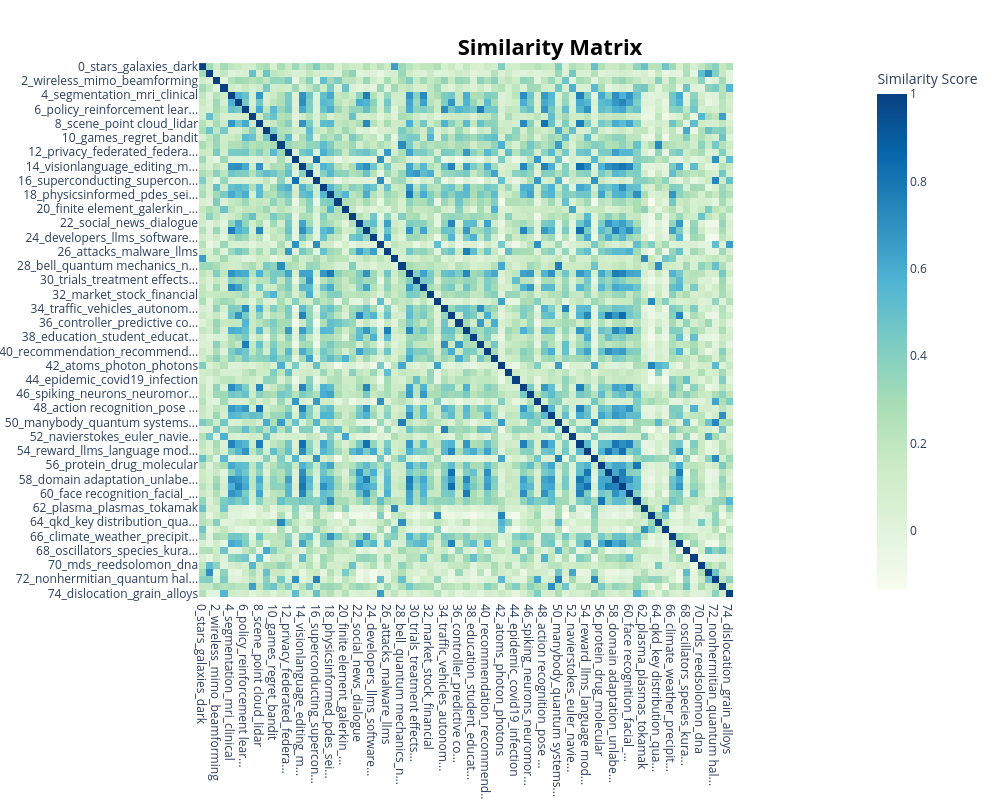

Notebook source saved alongside this figure:
### Code cell
topic_model.visualize_heatmap(width=1000, height=800)

### Figure 1 — Plotly figure (JSON) as saved in the notebook; plotly's stock layout.template omitted (floating-point values rounded to 4 significant figures; data arrays with more than 128 entries replaced by an {"elided": "..."} marker saying what was removed)
{"data": [{"coloraxis": "coloraxis", "hovertemplate": "x: %{x}<br>y: %{y}<br>Similarity Score: %{z}<extra></extra>", "name": "0", "type": "heatmap", "x": ["0_stars_galaxies_dark", "1_algebras_varieties_cohomo...", "2_wireless_mimo_beamforming", "3_particles_liquid_shear", "4_segmentation_mri_clinical", "5_speech_audio_speaker", "6_policy_reinforcement lear...", "7_vertex_coloring_subgraph", "8_scene_point cloud_lidar", "9_brownian_percolation_brow...", "10_games_regret_bandit", "11_qubits_quantum computing...", "12_privacy_federated_federa...", "13_spin_hall_magnetization", "14_visionlanguage_editing_m...", "15_estimators_posterior_non...", "16_superconducting_supercon...", "17_pruning_workloads_accele...", "18_physicsinformed_pdes_sei...", "19_electricity_renewable_ch...", "20_finite element_galerkin_...", "21_semantics_automata_logics", "22_social_news_dialogue", "23_anomaly detection_hypers...", "24_developers_llms_software...", "25_perovskite_exciton_excit...", "26_attacks_malware_llms", "27_solar_coronal_solar wind", "28_bell_quantum mechanics_n...", "29_relu_gradient descent_sgd", "30_trials_treatment effects...", "31_eeg_brain_ecg", "32_market_stock_financial", "33_metasurfaces_metasurface...", "34_traffic_vehicles_autonom...", "35_languages_machine transl...", "36_controller_predictive co...", "37_adversarial_attacks_adve...", "38_education_student_educat...", "39_planning_robots_robot", "40_recommendation_recommend...", "41_nonconvex_optimization p...", "42_atoms_photon_photons", "43_blockchain_contracts_sma...", "44_epidemic_covid19_infection", "45_superresolution_video_im...", "46_spiking_neurons_neuromor...", "47_graphene_bilayer graphen...", "48_action recognition_pose ...", "49_gnns_graph neural_gnn", "50_manybody_quantum systems...", "51_traffic_urban_mobility", "52_navierstokes_euler_navie...", "53_segmentation_object dete...", "54_reward_llms_language mod...", "55_boseeinstein_superfluid_...", "56_protein_drug_molecular", "57_rag_question answering_qa", "58_domain adaptation_unlabe...", "59_transformers_incontext_l...", "60_face recognition_facial_...", "61_molecular_interatomic_cr...", "62_plasma_plasmas_tokamak", "63_laser_comb_photonic", "64_qkd_key distribution_qua...", "65_laser_beam_plasma", "66_climate_weather_precipit...", "67_clinical_llms_biomedical", "68_oscillators_species_kura...", "69_vr_gaze_virtual reality", "70_mds_reedsolomon_dna", "71_hamiltonian_integrable_o...", "72_nonhermitian_quantum hal...", "73_community detection_cent...", "74_dislocation_grain_alloys"], "xaxis": "x", "y": ["0_stars_galaxies_dark", "1_algebras_varieties_cohomo...", "2_wireless_mimo_beamforming", "3_particles_liquid_shear", "4_segmentation_mri_clinical", "5_speech_audio_speaker", "6_policy_reinforcement lear...", "7_vertex_coloring_subgraph", "8_scene_point cloud_lidar", "9_brownian_percolation_brow...", "10_games_regret_bandit", "11_qubits_quantum computing...", "12_privacy_federated_federa...", "13_spin_hall_magnetization", "14_visionlanguage_editing_m...", "15_estimators_posterior_non...", "16_superconducting_supercon...", "17_pruning_workloads_accele...", "18_physicsinformed_pdes_sei...", "19_electricity_renewable_ch...", "20_finite element_galerkin_...", "21_semantics_automata_logics", "22_social_news_dialogue", "23_anomaly detection_hypers...", "24_developers_llms_software...", "25_perovskite_exciton_excit...", "26_attacks_malware_llms", "27_solar_coronal_solar wind", "28_bell_quantum mechanics_n...", "29_relu_gradient descent_sgd", "30_trials_treatment effects...", "31_eeg_brain_ecg", "32_market_stock_financial", "33_metasurfaces_metasurface...", "34_traffic_vehicles_autonom...", "35_languages_machine transl...", "36_controller_predictive co...", "37_adversarial_attacks_adve...", "38_education_student_educat...", "39_planning_robots_robot", "40_recommendation_recommend...", "41_nonconvex_optimization p...", "42_atoms_photon_photons", "43_blockchain_contracts_sma...", "44_epidemic_covid19_infection", "45_superresolution_video_im...", "46_spiking_neurons_neuromor...", "47_graphene_bilayer graphen...", "48_action recognition_pose ...", "49_gnns_graph neural_gnn", "50_manybody_quantum systems...", "51_traffic_urban_mobility", "52_navierstokes_euler_navie...", "53_segmentation_object dete...", "54_reward_llms_language mod...", "55_boseeinstein_superfluid_...", "56_protein_drug_molecular", "57_rag_question answering_qa", "58_domain adaptation_unlabe...", "59_transformers_incontext_l...", "60_face recognition_facial_...", "61_molecular_interatomic_cr...", "62_plasma_plasmas_tokamak", "63_laser_comb_photonic", "64_qkd_key distribution_qua...", "65_laser_beam_plasma", "66_climate_weather_precipit...", "67_clinical_llms_biomedical", "68_oscillators_species_kura...", "69_vr_gaze_virtual reality", "70_mds_reedsolomon_dna", "71_hamiltonian_integrable_o...", "72_nonhermitian_quantum hal...", "73_community detection_cent...", "74_dislocation_grain_alloys"], "yaxis": "y", "z": {"elided": "75x75 float values"}}], "layout": {"coloraxis": {"colorbar": {"title": {"text": "Similarity Score"}}, "colorscale": [[0, "rgb(247,252,240)"], [0.125, "rgb(224,243,219)"], [0.25, "rgb(204,235,197)"], [0.375, "rgb(168,221,181)"], [0.5, "rgb(123,204,196)"], [0.625, "rgb(78,179,211)"], [0.75, "rgb(43,140,190)"], [0.875, "rgb(8,104,172)"], [1, "rgb(8,64,129)"]]}, "height": 800, "hoverlabel": {"bgcolor": "white", "font": {"family": "Rockwell", "size": 16}}, "legend": {"title": {"text": "Trend"}}, "margin": {"t": 60}, "showlegend": true, "title": {"font": {"color": "Black", "size": 22}, "text": "<b>Similarity Matrix</b>", "x": 0.55, "xanchor": "center", "y": 0.95, "yanchor": "top"}, "width": 1000, "xaxis": {"anchor": "y", "constrain": "domain", "domain": [0, 1], "scaleanchor": "y"}, "yaxis": {"anchor": "x", "autorange": "reversed", "constrain": "domain", "domain": [0, 1]}}}
